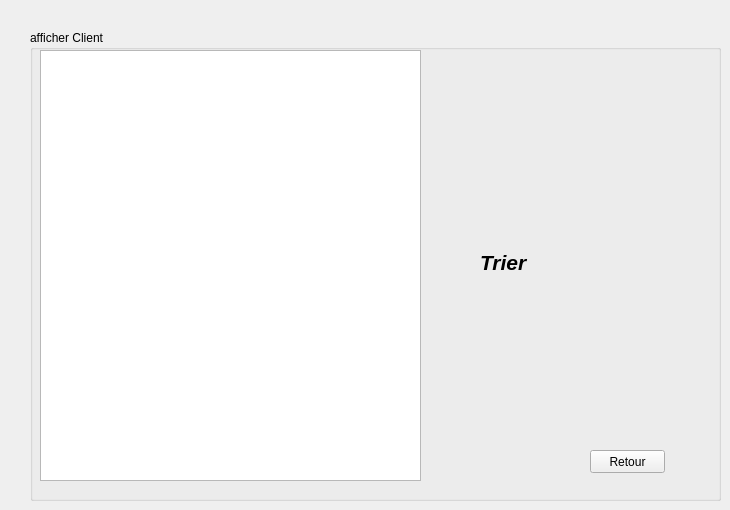
    <widget class="QWidget" name="page_4">
     <widget class="QGroupBox" name="groupBox_3">
      <property name="geometry">
       <rect>
        <x>30</x>
        <y>30</y>
        <width>691</width>
        <height>471</height>
       </rect>
      </property>
      <property name="title">
       <string>afficher Client</string>
      </property>
      <widget class="QTableView" name="tabClient">
       <property name="geometry">
        <rect>
         <x>10</x>
         <y>20</y>
         <width>381</width>
         <height>431</height>
        </rect>
       </property>
      </widget>
      <widget class="QLabel" name="label_16">
       <property name="geometry">
        <rect>
         <x>400</x>
         <y>20</y>
         <width>281</width>
         <height>151</height>
        </rect>
       </property>
       <property name="text">
        <string/>
       </property>
       <property name="pixmap">
        <pixmap>../c qt/Capture.PNG</pixmap>
       </property>
       <property name="scaledContents">
        <bool>true</bool>
       </property>
      </widget>
      <widget class="QPushButton" name="pushButton_12">
       <property name="geometry">
        <rect>
         <x>560</x>
         <y>420</y>
         <width>75</width>
         <height>23</height>
        </rect>
       </property>
       <property name="text">
        <string>Retour</string>
       </property>
      </widget>
      <widget class="QLabel" name="label">
       <property name="geometry">
        <rect>
         <x>450</x>
         <y>220</y>
         <width>71</width>
         <height>21</height>
        </rect>
       </property>
       <property name="text">
        <string>&lt;html&gt;&lt;head/&gt;&lt;body&gt;&lt;p&gt;&lt;span style=&quot; font-size:16pt; font-weight:600; font-style:italic;&quot;&gt;Trier&lt;/span&gt;&lt;/p&gt;&lt;/body&gt;&lt;/html&gt;</string>
       </property>
      </widget>
     </widget>
    </widget>
